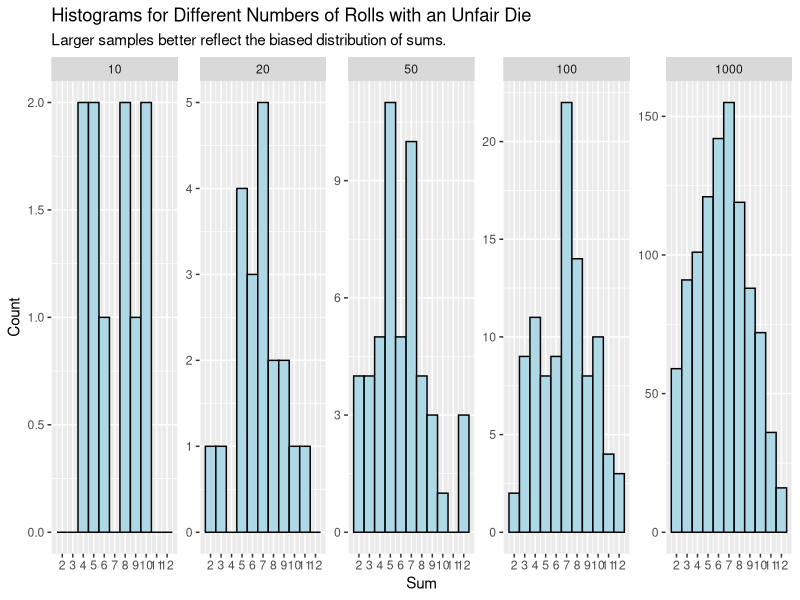
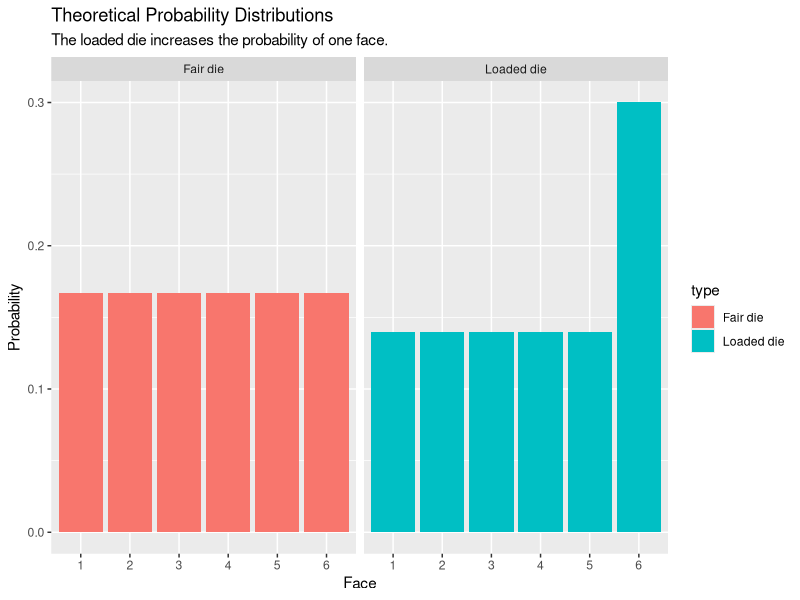
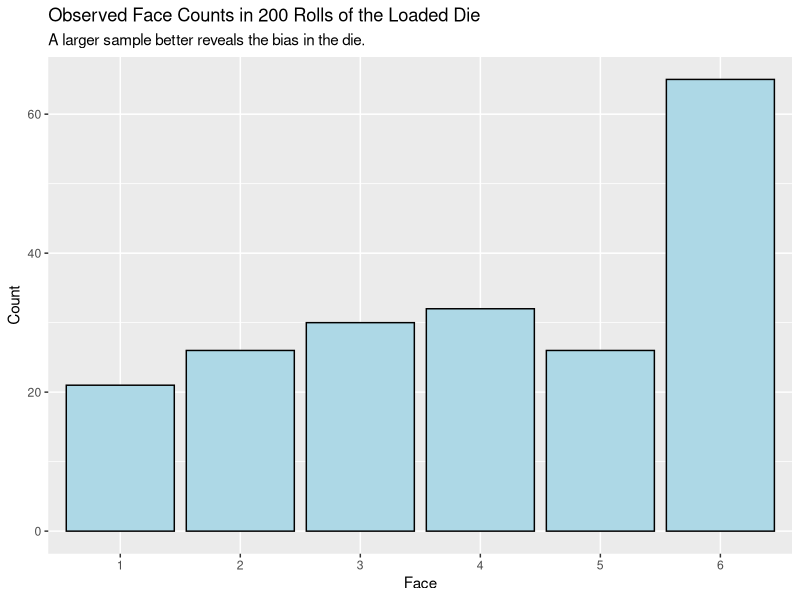

R code for these plots, in order:
#
#
#
#
#
#
#
#
#
#
#| message: false
library(tidyverse)
#
#
#
#| cache: true
throw_dice <- function(n, weights = rep(1/6, 6)) {
  dice1 <- sample(1:6, size = n, replace = TRUE, prob = weights)
  dice2 <- sample(1:6, size = n, replace = TRUE, prob = weights)
  dice1 + dice2
}
#
#
#
set.seed(10)

weights <- c(0.25, rep(0.75 / 5, 5))
sample_sizes <- c(10, 20, 50, 100, 1000)

simulations <- tibble(
  n = sample_sizes,
  sums = map(n, ~ throw_dice(.x, weights = weights))
)

simulations |>
  unnest(sums) |>
  mutate(n = factor(n, levels = sample_sizes)) |>
  ggplot(aes(x = sums)) +
  geom_histogram(binwidth = 1, color = "black", fill = "lightblue") +
  scale_x_continuous(breaks = 2:12) +
  facet_wrap(~ n, scales = "free_y", ncol = 5) +
  labs(
    title = "Histograms for Different Numbers of Rolls with an Unfair Die",
    subtitle = "Larger samples better reflect the biased distribution of sums.",
    x = "Sum",
    y = "Count"
  )
#
#
#
fair_probs <- tibble(
  face = 1:6,
  probability = rep(1 / 6, 6),
  type = "Fair die"
)

loaded_probs <- tibble(
  face = 1:6,
  probability = c(rep(0.14, 5), 0.30),
  type = "Loaded die"
)

probabilities <- bind_rows(fair_probs, loaded_probs)

probabilities |>
  ggplot(aes(x = factor(face), y = probability, fill = type)) +
  geom_col(position = "dodge") +
  facet_wrap(~ type) +
  labs(
    title = "Theoretical Probability Distributions",
    subtitle = "The loaded die increases the probability of one face.",
    x = "Face",
    y = "Probability"
  )
#
#
#
set.seed(10)

rolls_200 <- sample(1:6, size = 200, replace = TRUE, prob = c(rep(0.14, 5), 0.30))

tibble(face = rolls_200) |>
  count(face) |>
  ggplot(aes(x = factor(face), y = n)) +
  geom_col(fill = "lightblue", color = "black") +
  labs(
    title = "Observed Face Counts in 200 Rolls of the Loaded Die",
    subtitle = "A larger sample better reveals the bias in the die.",
    x = "Face",
    y = "Count"
  )
#
#
#
#
#
#
